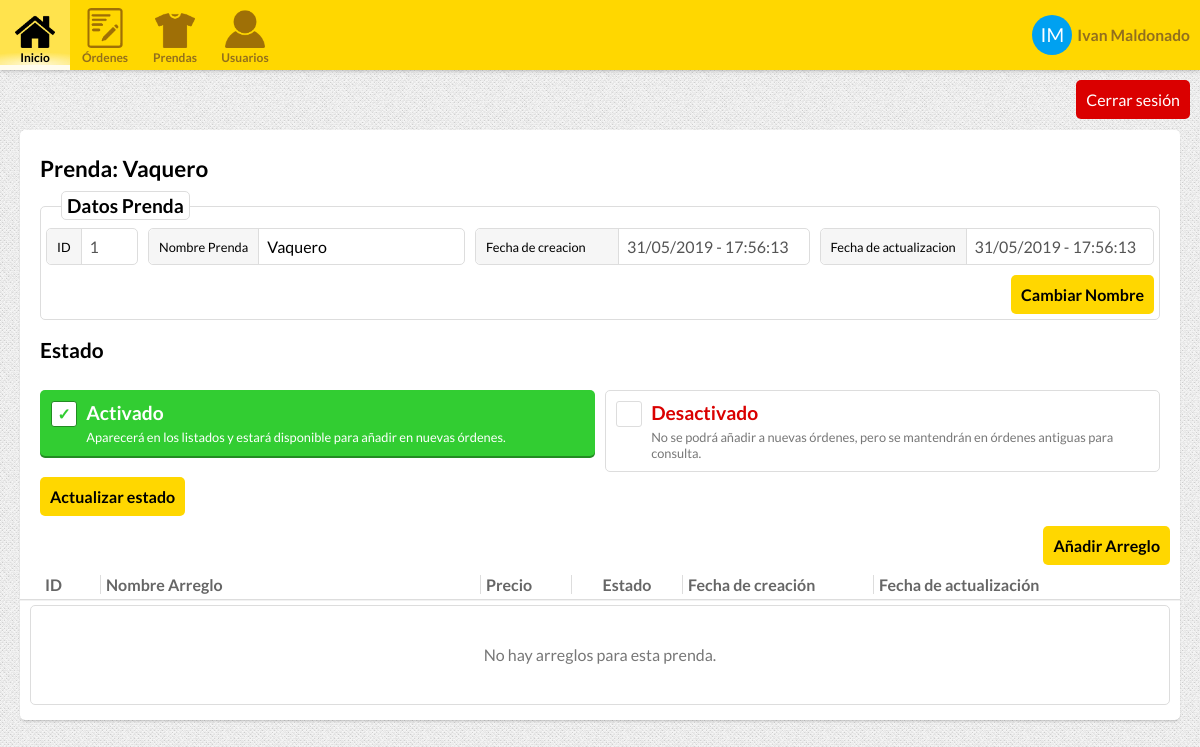
/clothe.php?id=1 (signed in), run on an earlier commit of the app's database.
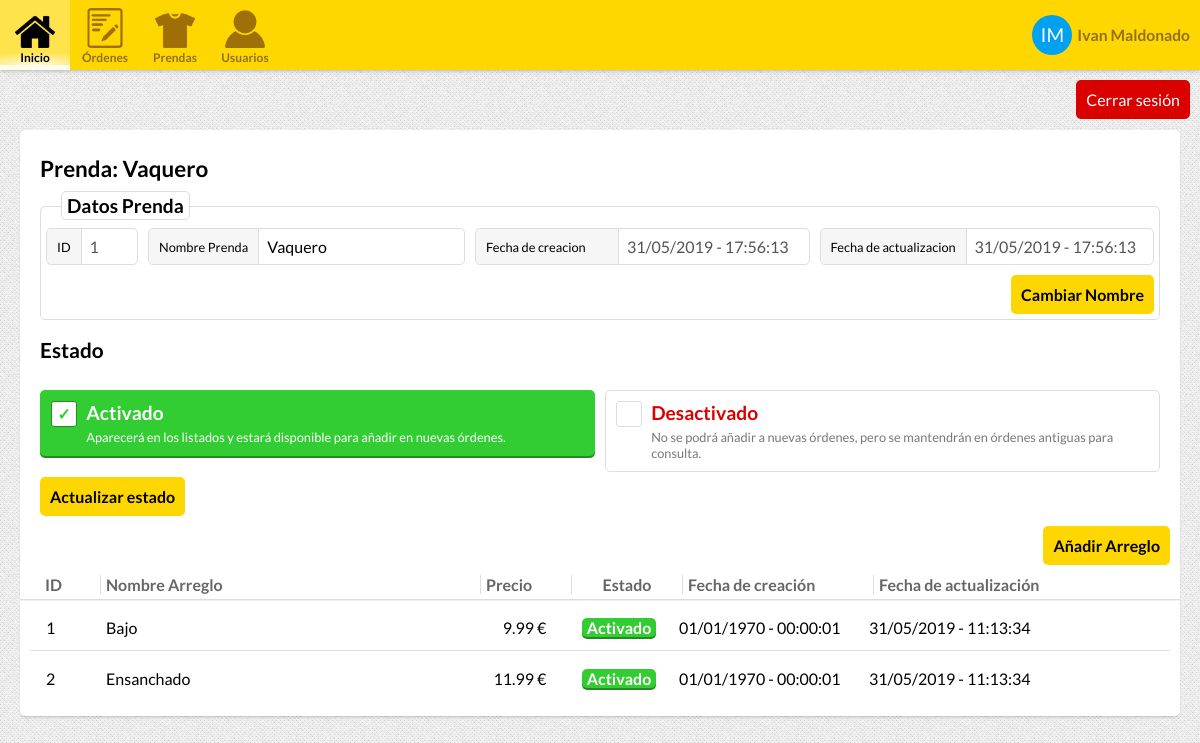
And on a later commit of the database.
### tables this page shows
CREATE TABLE "USERS" (
	"USER_ID"	INTEGER NOT NULL PRIMARY KEY AUTOINCREMENT,
	"USERNAME"	TEXT NOT NULL,
	"NAME"	TEXT NOT NULL,
	"SURNAME"	TEXT,
	"PHONE"	INTEGER,
	"EMAIL"	TEXT NOT NULL,
	"HASHED_PASSWORD"	TEXT NOT NULL,
	"ROLE_ID"	INTEGER NOT NULL DEFAULT 0,
	"UPDATE_TIMESTAMP"	INTEGER NOT NULL,
	"REGISTER_TIMESTAMP"	INTEGER NOT NULL,
	"ACTIVE"	INTEGER NOT NULL DEFAULT 0,
	FOREIGN KEY("ROLE_ID") REFERENCES "USER_ROLES"("ROLE_ID")
);

CREATE TABLE "CLOTHES_FIXES" (
	"FIX_ID"	INTEGER NOT NULL,
	"CLOTHE_ID"	INTEGER NOT NULL,
	"NAME"	TEXT NOT NULL,
	"PRICE"	REAL NOT NULL DEFAULT 0,
	"ACTIVE"	INTEGER NOT NULL DEFAULT 1 CHECK(ACTIVE=0 OR ACTIVE=1),
	"CREATION_DATE"	INTEGER NOT NULL,
	"UPDATE_DATE"	INTEGER NOT NULL,
	PRIMARY KEY("FIX_ID","CLOTHE_ID")
);

### Controllers/UserController.php (called while the page is built, shortened)
<?php
class UserController {
    private function connect(){
        return new PDO("sqlite:.data/data.db");
    }
    public function getUser($id){
        $db = $this->connect();
        $sql = "SELECT * FROM USERS AS U, USER_ROLES AS R WHERE USER_ID = :userID AND U.ROLE_ID = R.ROLE_ID";
        $stmt = $db->prepare($sql);
        $stmt->bindParam(':userID', $id);
        if($stmt->execute()){
            if($row = $stmt->fetch()){
               return new User(
                $row["USER_ID"],
                $row["USERNAME"],
                $row["HASHED_PASSWORD"],
                $row["EMAIL"],
                new Role(
                    $row["ROLE_ID"],
                    $row["ROLE_NAME"],
                    $row["ROLE_CSS_CLASS"],
                    $row["ROLE_DESCRIPTION"]
                ),
                $row["PHONE"],
                $row["NAME"],
                $row["SURNAME"],
                $row["REGISTER_TIMESTAMP"],
                $row["UPDATE_TIMESTAMP"],
                $row["ACTIVE"]
                );
            }
        }
        return null;
    }
}

### Classes/User.php (called while the page is built, shortened)
<?php
class User{
    private $id;
    private $name;
    private $surname;
    function __construct($id = 0, $username, $password = null, $email, $role, $telephone, $name, $surname, $registeredDate, $updateDate, $active = 0){
        $this->id = $id;
        $this->name = $name;
        $this->surname = $surname;
        $registeredDateOb = new DateTime();
        $registeredDateOb->setTimestamp($registeredDate);
        $updateDateOb = new DateTime();
        $updateDateOb->setTimestamp($updateDate);
    }
    function getId(){
        return $this->id;
    }
    function getName(){
        return $this->name;
    }
    function getSurname(){
        return $this->surname;
    }
}

### Controllers/Controller.php (called while the page is built, shortened)
<?php
class Controller {
    private function connect(){
        return new PDO("sqlite:.data/data.db");
    }
    public function getClothe($clotheID){
        $timestamp = time();
        return new Clothe(1, "Vaquero", 10, null, $timestamp, $timestamp, true);
    }
    public function getFixes($clotheID){
        $fixes = array();
        $db = $this->connect();
        $sql = "SELECT * FROM CLOTHES_FIXES WHERE CLOTHE_ID = :clotheID";
        $stmt = $db->prepare($sql);
        $stmt->bindParam(':clotheID', $clotheID);
        if($stmt->execute()){
            while($row = $stmt->fetch()){
                array_push($fixes, new Fix(
                    $row["FIX_ID"],
                    $row["CLOTHE_ID"],
                    $row["NAME"],
                    $row["PRICE"],
                    $row["ACTIVE"],
                    $row["CREATION_DATE"],
                    $row["UPDATE_DATE"]
                ));
            }
        }
        return $fixes;
    }
}

### Classes/Clothe.php (called while the page is built, shortened)
<?php
class Clothe{
    private $id;
    private $name;
    function __construct($id, $name, $numFixes = 0, $fixes = null, $creationDate, $updateDate, $active = true){
        $this->id = $id;
        $this->name = $name;
        $creationDateOb = new DateTime();
        $updateDateOb = new DateTime();
    }
    function getId(){
        return $this->id;
    }
    function getName(){
        return $this->name;
    }
}

### Classes/Fix.php (called while the page is built, shortened)
<?php
class Fix{
    private $id;
    private $name;
    private $price;
    private $creationDate;
    private $updateDate;
    private $active;
    function __construct($id, $clotheID, $name, $price, $creationDate, $updateDate, $active = true){
        $this->id = $id;
        $this->name = $name;
        $this->price = $price;
        $creationDateOb = new DateTime();
        $creationDateOb->setTimestamp($creationDate);
        $this->creationDate = $creationDateOb;
        $updateDateOb = new DateTime();
        $updateDateOb->setTimestamp($updateDate);
        $this->updateDate = $updateDateOb;
        $this->active = $active;
    }
    function getID(){
        return $this->id;
    }
    function getName(){
        return $this->name;
    }
    function getPrice(){
        return $this->price;
    }
    function getCreationDateString(){
        $date = $this->creationDate;
        return $date->format('d/m/Y - H:i:s');
    }
    function getUpdateDateString(){
        $date = $this->updateDate;
        return $date->format('d/m/Y - H:i:s');
    }
    function isActive(){
        return $this->active;
    }
}

### ViewControllers/clotheViewController.php (the view, shortened to what the rows shown need)
<?php
require_once("Controllers/UserController.php");
require_once("Controllers/Controller.php");
require_once("Classes/User.php");
require_once("Classes/Clothe.php");
require_once("Classes/Fix.php");
$userController = new UserController();
$controller = new Controller();
if(isset($_SESSION["userID"])){
    $sessionUser = $userController->getUser($_SESSION["userID"]);
}else {
    header("location: login.php");
}
if(!$clothe = $controller->getClothe($_GET["id"])){
    header("Location: clothes.php");
};
$fixes = $controller->getFixes($_GET["id"]);
$title = "Prenda: ".$clothe->getName();
function showClotheInfoForm(){
    global $clothe;
    global $title;
    ?>
    <form id="clothe-info-container" method="post" action="clothe.php?id=<?=$clothe->getID()?>">
        <h1><?=$title?></h1>
    </form>
    <?php
}
function showClotheFixes(){
    global $fixes, $clothe;
    ?>
    <div class="table-like-container fixes">
    <?php
    if(sizeof($fixes) <= 0){
    ?>
        <div class="item no-items">
            <div>No hay arreglos para esta prenda.</div>
        </div>
    <?php
    }else{
        foreach($fixes as $fix){
    ?>
        <form class="item" method="post" action="clothe.php?id=<?=$clothe->getId()?>">
            <div class="elem id"><input type="number" value="<?=$fix->getId()?>" disabled></div>
            <div class="elem name"><input type="text" name="fixName" value="<?=$fix->getName()?>"></div>
            <div class="elem price"><input type="number" name="fixPrice" value="<?=$fix->getPrice()?>" step=".01">€</div>
            <div class="elem active"><span class="label-box <?=$fix->isActive() ? "enabled": "disabled"?>"><?=$fix->isActive() ? "Activado": "Desactivado"?></span></div>
            <div class="elem creation-date"><?=$fix->getCreationDateString()?></div>
            <div class="elem update-date"><?=$fix->getUpdateDateString()?></div>
            <div class="elem buttons">
            </div>
        </form>
        <?php
        }
    }
    ?>
    </div>
    <?php
}
function showStateForm(){
    global $clothe;
    ?>
    <form id="active-container" method="post" action="clothe.php?id=<?=$clothe->getID()?>">
        <h2>Estado</h2>
    </form>
    <?php
}

### includes/navbar.inc (shortened to what the rows shown need)
<nav class="top-header">
    <a class="menu-item user" href="user.php?id=<?=$sessionUser->getID()?>">
        <div class="user-avatar"><?=substr($sessionUser->getName(), 0,1) . substr($sessionUser->getSurname(), 0,1)?></div>
        <div class="username"><?=$sessionUser->getName()." ".$sessionUser->getSurname()?></div>
    </a>
</nav>

What changed in the data, as far as the page shows it:
added clothes_fixes: FIX_ID "1", fixName "Bajo", fixPrice "9.99", UPDATE_DATE "Activado", ACTIVE "01/01/1970 - 00:00:01", CREATION_DATE "31/05/2019 - 11:13:34"
added clothes_fixes: FIX_ID "2", fixName "Ensanchado", fixPrice "11.99", UPDATE_DATE "Activado", ACTIVE "01/01/1970 - 00:00:01", CREATION_DATE "31/05/2019 - 11:13:34"
Also different on the page:
text no longer shown: "No hay arreglos para esta prenda."
